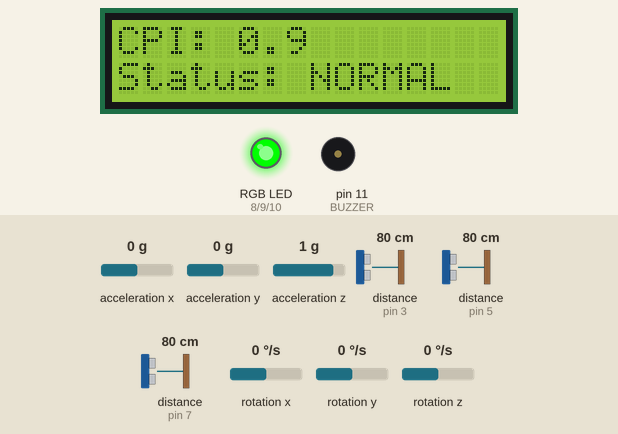
Bench run of a sketch on a simulated Arduino Mega 2560, built with avr-gcc and run on an emulated ATmega2560. On the bench: 16×2 character LCD, an RGB LED mixed from three pins (HIGH = lit), buzzer (waves = sounding). Wiring (inferred from the names in the program): 3 × ultrasonic range finder: trigger pin 2, echo pin 3 / trigger pin 4, echo pin 5 / trigger pin 6, echo pin 7. Inputs (shaded band) come from the test bench; at power-on: distance to the obstacle (sensors on pin 3, pin 5, pin 7) 80 cm, acceleration x 0 g, acceleration y 0 g, acceleration z 1 g, rotation x 0 °/s, rotation y 0 °/s, rotation z 0 °/s. The echo pulse lasts 58.3 µs per cm; pins used as bus, display or sensor lines are not drawn; what the sketch prints to the serial monitor is not drawn.

Above: at 3.2 s.
3.3 s: distance to the obstacle (sensor on pin 3) set to 2 cm
At 3.98 s:
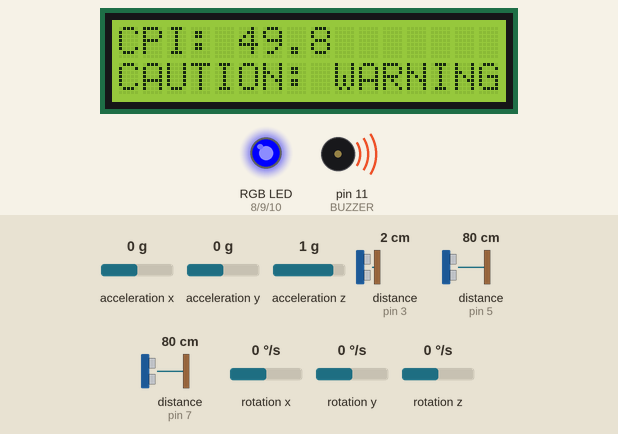
5.8 s: distance to the obstacle (sensor on pin 5) set to 9 cm
At 6.43 s:
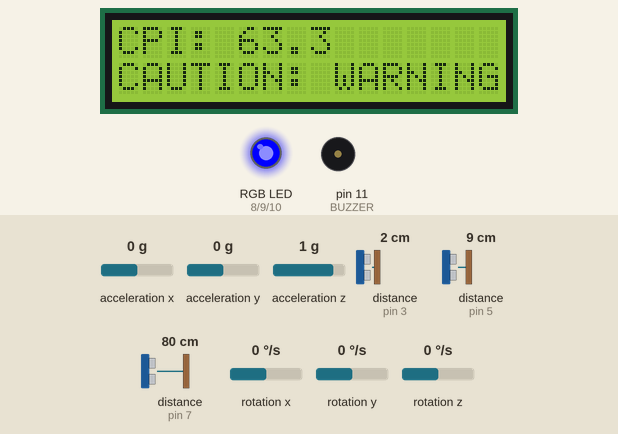
7.8 s: distance to the obstacle (sensor on pin 7) set to 19 cm
At 8.8 s:
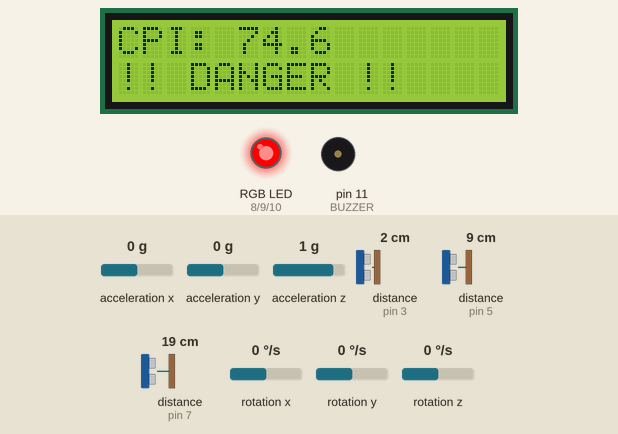
10.4 s: distance to the obstacle (sensor on pin 7) set to 15 cm
At 10.79 s:
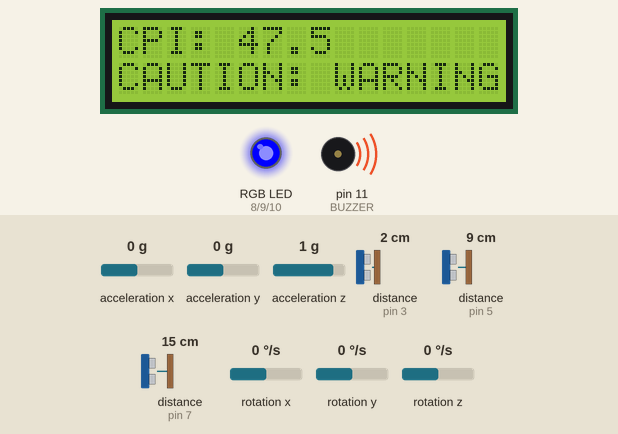
12.1 s: distance to the obstacle (sensor on pin 3) set to 35 cm
At 13.7 s:
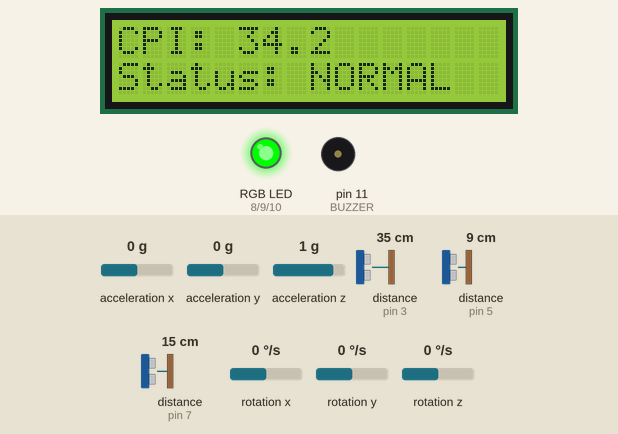
14.0 s: distance to the obstacle (sensor on pin 3) set to 250 cm
At 15.4 s:
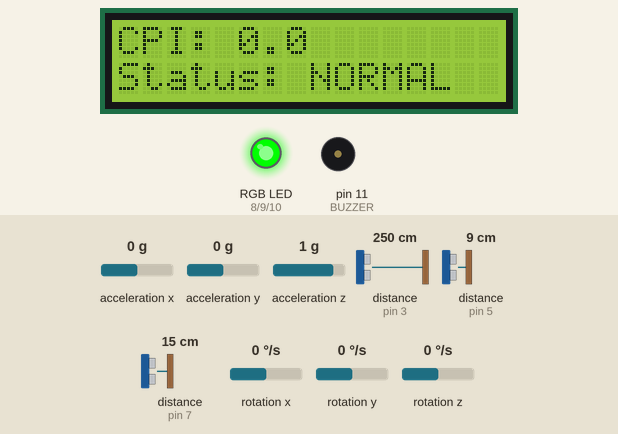
Timing chart, 0 to 17.0 s (numbered marks = the images above; inputs shaded):
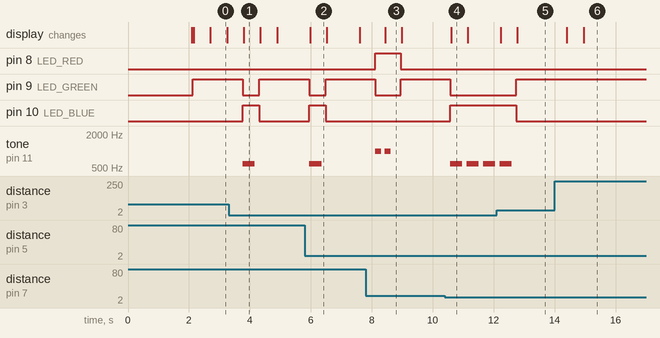

The sketch:

CrowdSafe.ino
```cpp
/*
  CrowdSafe — Stampede Early Warning System
  Arduino Mega 2560

  Sensors  : 3× HC-SR04 (ultrasonic), 1× MPU-6050 (accelerometer/gyro)
  Output   : Buzzer, RGB LED, 16×2 LCD, Serial monitor
  Algorithm: Crowd Pressure Index (CPI)

  CPI Formula:
    CPI = (w1 × DensityScore) + (w2 × MovementScore) + (w3 × ShockScore)
    where w1=0.45, w2=0.35, w3=0.20

  Alert Levels:
    CPI < 40   → NORMAL  (Green LED)
    40 ≤ CPI < 70 → WARNING (Yellow LED + slow beep)
    CPI ≥ 70   → DANGER  (Red LED + rapid beep + LCD alert)
*/

#include <Wire.h>
#include <LiquidCrystal_I2C.h>
#include <MPU6050.h>

// ── Pin Definitions ────────────────────────────────────────────────────
#define TRIG1 2
#define ECHO1 3
#define TRIG2 4
#define ECHO2 5
#define TRIG3 6
#define ECHO3 7

#define LED_RED   8
#define LED_GREEN 9
#define LED_BLUE  10
#define BUZZER    11

// ── Constants ──────────────────────────────────────────────────────────
#define SENSOR_SPACING_CM  50.0   // Physical spacing between sensors (cm)
#define MAX_DENSITY_DIST   80.0   // Distance (cm) below which area is "dense"
#define SHOCK_THRESHOLD    1.8    // Accel magnitude (g) to trigger shock detection

// CPI weights
const float W_DENSITY  = 0.45;
const float W_MOVEMENT = 0.35;
const float W_SHOCK    = 0.20;

// ── Globals ────────────────────────────────────────────────────────────
LiquidCrystal_I2C lcd(0x27, 16, 2);
MPU6050 mpu;

float prevDistance1 = 0, prevDistance2 = 0, prevDistance3 = 0;
unsigned long lastReadTime = 0;

// ── Setup ──────────────────────────────────────────────────────────────
void setup() {
  Serial.begin(9600);

  // Ultrasonic pins
  pinMode(TRIG1, OUTPUT); pinMode(ECHO1, INPUT);
  pinMode(TRIG2, OUTPUT); pinMode(ECHO2, INPUT);
  pinMode(TRIG3, OUTPUT); pinMode(ECHO3, INPUT);

  // Output pins
  pinMode(LED_RED,   OUTPUT);
  pinMode(LED_GREEN, OUTPUT);
  pinMode(LED_BLUE,  OUTPUT);
  pinMode(BUZZER,    OUTPUT);

  // LCD
  lcd.init();
  lcd.backlight();
  lcd.setCursor(0, 0);
  lcd.print("  CrowdSafe v1  ");
  lcd.setCursor(0, 1);
  lcd.print(" Initializing.. ");
  delay(2000);
  lcd.clear();

  // MPU-6050
  Wire.begin();
  mpu.initialize();
  if (!mpu.testConnection()) {
    Serial.println("[ERROR] MPU-6050 not found.");
  } else {
    Serial.println("[INFO] MPU-6050 connected.");
  }

  Serial.println("[INFO] CrowdSafe system started.");
}

// ── Main Loop ──────────────────────────────────────────────────────────
void loop() {
  // Read sensors
  float d1 = readUltrasonic(TRIG1, ECHO1);
  float d2 = readUltrasonic(TRIG2, ECHO2);
  float d3 = readUltrasonic(TRIG3, ECHO3);
  float accelMag = readAccelMagnitude();

  // Compute individual scores (0–100 scale)
  float densityScore  = computeDensityScore(d1, d2, d3);
  float movementScore = computeMovementScore(d1, d2, d3);
  float shockScore    = computeShockScore(accelMag);

  // Compute CPI
  float cpi = (W_DENSITY  * densityScore)
            + (W_MOVEMENT * movementScore)
            + (W_SHOCK    * shockScore);
  cpi = constrain(cpi, 0, 100);

  // Determine alert level
  String level = getAlertLevel(cpi);

  // Update outputs
  updateLED(level);
  updateBuzzer(level);
  updateLCD(cpi, level);

  // Log to serial
  Serial.print("[CPI] ");  Serial.print(cpi, 1);
  Serial.print("  D:");   Serial.print(densityScore, 1);
  Serial.print("  M:");   Serial.print(movementScore, 1);
  Serial.print("  S:");   Serial.print(shockScore, 1);
  Serial.print("  => ");  Serial.println(level);

  // Store distances for movement delta next cycle
  prevDistance1 = d1;
  prevDistance2 = d2;
  prevDistance3 = d3;

  delay(500);
}

// ── Sensor Readers ─────────────────────────────────────────────────────
float readUltrasonic(int trigPin, int echoPin) {
  digitalWrite(trigPin, LOW);
  delayMicroseconds(2);
  digitalWrite(trigPin, HIGH);
  delayMicroseconds(10);
  digitalWrite(trigPin, LOW);
  long duration = pulseIn(echoPin, HIGH, 30000);
  return (duration == 0) ? 200.0 : (duration * 0.034 / 2.0);
}

float readAccelMagnitude() {
  int16_t ax, ay, az, gx, gy, gz;
  mpu.getMotion6(&ax, &ay, &az, &gx, &gy, &gz);
  float axG = ax / 16384.0;
  float ayG = ay / 16384.0;
  float azG = az / 16384.0;
  return sqrt(axG*axG + ayG*ayG + azG*azG);
}

// ── Score Computations ─────────────────────────────────────────────────
float computeDensityScore(float d1, float d2, float d3) {
  float avg = (d1 + d2 + d3) / 3.0;
  return map(constrain(avg, 0, MAX_DENSITY_DIST), MAX_DENSITY_DIST, 0, 0, 100);
}

float computeMovementScore(float d1, float d2, float d3) {
  float delta = abs(d1 - prevDistance1) + abs(d2 - prevDistance2) + abs(d3 - prevDistance3);
  return constrain(delta * 5.0, 0, 100);
}

float computeShockScore(float mag) {
  if (mag < SHOCK_THRESHOLD) return 0.0;
  return constrain((mag - SHOCK_THRESHOLD) * 60.0, 0, 100);
}

// ── Alert Level ────────────────────────────────────────────────────────
String getAlertLevel(float cpi) {
  if (cpi >= 70) return "DANGER";
  if (cpi >= 40) return "WARNING";
  return "NORMAL";
}

// ── Output Handlers ────────────────────────────────────────────────────
void updateLED(String level) {
  digitalWrite(LED_RED,   level == "DANGER");
  digitalWrite(LED_GREEN, level == "NORMAL");
  digitalWrite(LED_BLUE,  level == "WARNING");
}

void updateBuzzer(String level) {
  if (level == "DANGER") {
    tone(BUZZER, 1000, 200);
    delay(300);
    tone(BUZZER, 1000, 200);
  } else if (level == "WARNING") {
    tone(BUZZER, 600, 400);
  } else {
    noTone(BUZZER);
  }
}

void updateLCD(float cpi, String level) {
  lcd.setCursor(0, 0);
  lcd.print("CPI: ");
  lcd.print(cpi, 1);
  lcd.print("      ");

  lcd.setCursor(0, 1);
  if (level == "DANGER")  lcd.print("!! DANGER !!    ");
  else if (level == "WARNING") lcd.print("CAUTION: WARNING");
  else                         lcd.print("Status: NORMAL  ");
}
```

Measured:
- the behaviour switches between 18 and 17 cm on distance to the obstacle (sensor on pin 7) (found by bisection; images 3 and 4)
- after the input at 3.3 s, pin 9 (LED_GREEN): HIGH → LOW after 0.47 s, → HIGH 0.55 s later; pin 10 (LED_BLUE): LOW → HIGH after 0.47 s, → LOW 0.55 s later; tone on pin 11 (BUZZER): silent → 600 Hz after 0.47 s, → silent 0.40 s later; the display: changes after 0.50 s (image 1)
- after the input at 5.8 s, pin 9 (LED_GREEN): HIGH → LOW after 0.15 s, → HIGH 0.54 s later; pin 10 (LED_BLUE): LOW → HIGH after 0.15 s, → LOW 0.54 s later; tone on pin 11 (BUZZER): silent → 600 Hz after 0.15 s, → silent 0.40 s later; the display: changes after 0.18 s (image 2)
- after the input at 7.8 s, pin 8 (LED_RED): LOW → HIGH after 0.32 s, → LOW 0.84 s later; pin 9 (LED_GREEN): HIGH → LOW after 0.32 s, → HIGH 0.84 s later; tone on pin 11 (BUZZER): alternates 1000 Hz for 0.20 s and silent for 0.10 s, 4 changes in all, then stays silent, starting after 0.32 s; the display: changes after 0.65 s (image 3)
- after the input at 10.4 s, pin 9 (LED_GREEN): HIGH → LOW after 0.18 s; pin 10 (LED_BLUE): LOW → HIGH after 0.18 s; tone on pin 11 (BUZZER): alternates 600 Hz for 0.40 s and silent for 0.14 s, starting after 0.18 s; the display: changes after 0.21 s (image 4)
- after the input at 12.1 s, pin 9 (LED_GREEN): LOW → HIGH after 0.64 s; pin 10 (LED_BLUE): HIGH → LOW after 0.64 s; tone on pin 11 (BUZZER): goes on until 12.6 s, then stays silent; the display: first changes after 0.13 s (image 5 shows a later state)
- after the input at 14.0 s, the display: first changes after 0.40 s (image 6 shows a later state)
